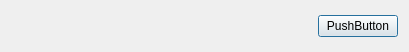
<?xml version="1.0" encoding="UTF-8"?>
<ui version="4.0">
 <class>MarkTrainingDialog</class>
 <widget class="QDialog" name="MarkTrainingDialog">
  <property name="geometry">
   <rect>
    <x>0</x>
    <y>0</y>
    <width>409</width>
    <height>52</height>
   </rect>
  </property>
  <property name="windowTitle">
   <string>Mark training</string>
  </property>
  <layout class="QVBoxLayout" name="verticalLayout">
   <item>
    <layout class="QHBoxLayout" name="horizontalLayout">
     <item>
      <spacer name="horizontalSpacer">
       <property name="orientation">
        <enum>Qt::Horizontal</enum>
       </property>
       <property name="sizeHint" stdset="0">
        <size>
         <width>40</width>
         <height>20</height>
        </size>
       </property>
      </spacer>
     </item>
     <item>
      <widget class="QPushButton" name="pushButton">
       <property name="text">
        <string>PushButton</string>
       </property>
      </widget>
     </item>
    </layout>
   </item>
  </layout>
 </widget>
 <resources/>
 <connections/>
</ui>
